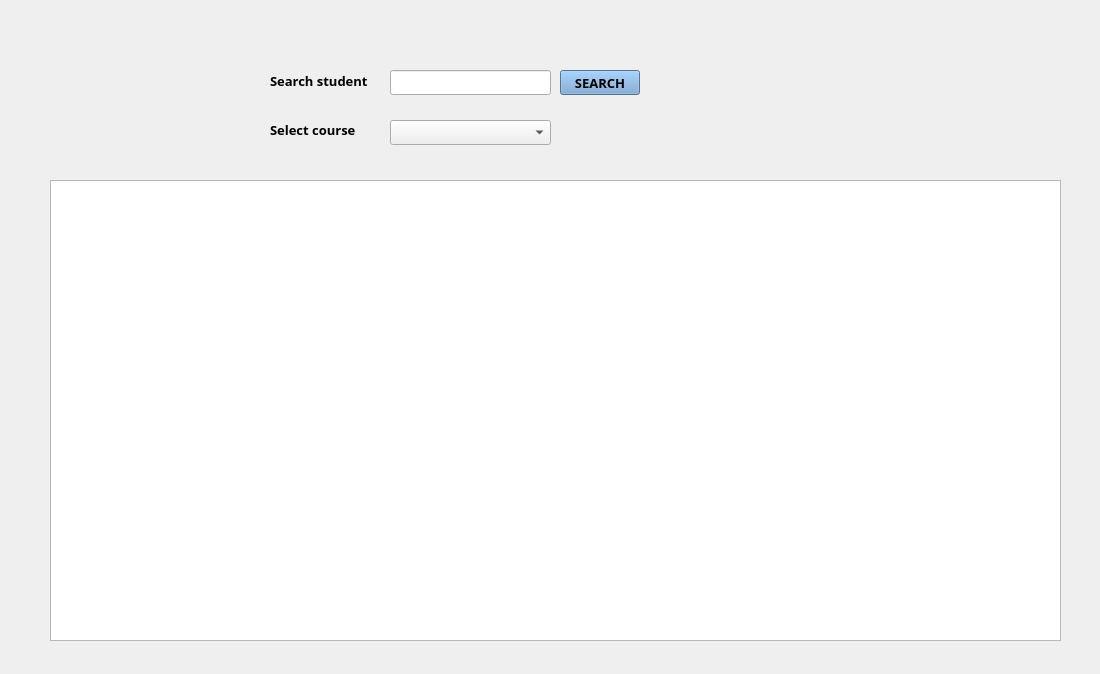
<?xml version="1.0" encoding="UTF-8"?>
<ui version="4.0">
 <class>Details</class>
 <widget class="QWidget" name="Details">
  <property name="geometry">
   <rect>
    <x>0</x>
    <y>0</y>
    <width>1100</width>
    <height>674</height>
   </rect>
  </property>
  <property name="windowTitle">
   <string>Form</string>
  </property>
  <property name="styleSheet">
   <string notr="true">background-image: url(:/triupd.png);</string>
  </property>
  <widget class="QLineEdit" name="lineEdit_searchStudent">
   <property name="geometry">
    <rect>
     <x>390</x>
     <y>70</y>
     <width>161</width>
     <height>25</height>
    </rect>
   </property>
   <property name="font">
    <font>
     <family>Courier 10 Pitch</family>
     <pointsize>10</pointsize>
     <weight>75</weight>
     <bold>true</bold>
    </font>
   </property>
  </widget>
  <widget class="QPushButton" name="pushButton_search">
   <property name="geometry">
    <rect>
     <x>560</x>
     <y>70</y>
     <width>80</width>
     <height>25</height>
    </rect>
   </property>
   <property name="font">
    <font>
     <family>Courier 10 Pitch</family>
     <pointsize>10</pointsize>
     <weight>75</weight>
     <bold>true</bold>
    </font>
   </property>
   <property name="styleSheet">
    <string notr="true">background: rgb(114, 159, 207);</string>
   </property>
   <property name="text">
    <string>SEARCH</string>
   </property>
  </widget>
  <widget class="QComboBox" name="comboBox_selectCourse">
   <property name="geometry">
    <rect>
     <x>390</x>
     <y>120</y>
     <width>161</width>
     <height>25</height>
    </rect>
   </property>
   <property name="font">
    <font>
     <family>Courier 10 Pitch</family>
     <pointsize>10</pointsize>
     <weight>75</weight>
     <bold>true</bold>
    </font>
   </property>
  </widget>
  <widget class="QLabel" name="label_selectCourse">
   <property name="geometry">
    <rect>
     <x>270</x>
     <y>120</y>
     <width>101</width>
     <height>20</height>
    </rect>
   </property>
   <property name="font">
    <font>
     <family>Courier 10 Pitch</family>
     <pointsize>10</pointsize>
     <weight>75</weight>
     <bold>true</bold>
    </font>
   </property>
   <property name="styleSheet">
    <string notr="true">background:transparent;</string>
   </property>
   <property name="text">
    <string>Select course</string>
   </property>
  </widget>
  <widget class="QLabel" name="label_searchStudent">
   <property name="geometry">
    <rect>
     <x>270</x>
     <y>70</y>
     <width>111</width>
     <height>21</height>
    </rect>
   </property>
   <property name="font">
    <font>
     <family>Courier 10 Pitch</family>
     <pointsize>10</pointsize>
     <weight>75</weight>
     <bold>true</bold>
    </font>
   </property>
   <property name="styleSheet">
    <string notr="true">background:transparent;
</string>
   </property>
   <property name="text">
    <string>Search student</string>
   </property>
  </widget>
  <widget class="QTableView" name="tableView">
   <property name="geometry">
    <rect>
     <x>50</x>
     <y>180</y>
     <width>1011</width>
     <height>461</height>
    </rect>
   </property>
  </widget>
 </widget>
 <resources/>
 <connections/>
</ui>
